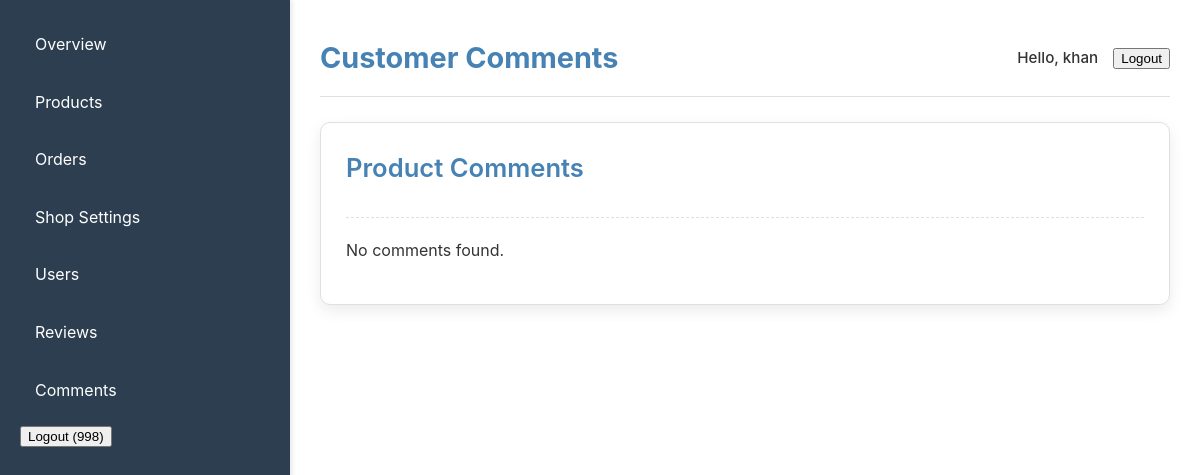
The app's page /dashboard/comments/ (signed in), older data.
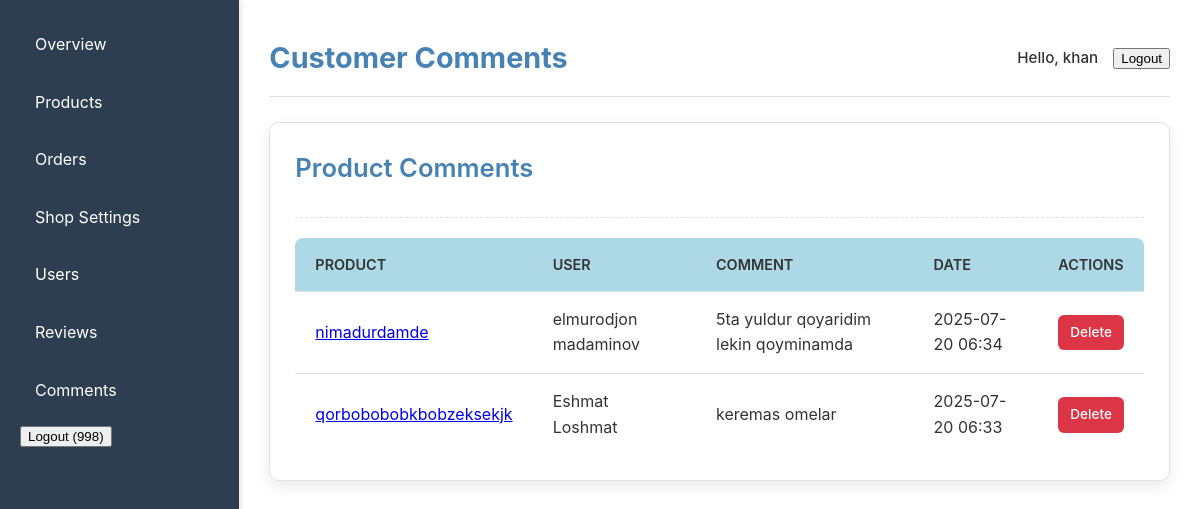
The same page, newer data.
### core/models.py (models this page shows, shortened)
class Comment(models.Model):
    product = models.ForeignKey(Product, on_delete=models.CASCADE, related_name='comments')
    user = models.ForeignKey(settings.AUTH_USER_MODEL, on_delete=models.CASCADE, related_name='comments')
    comment_text = models.TextField()
    created_at = models.DateTimeField(auto_now_add=True)
    class Meta:
        ordering = ['-created_at']
        verbose_name_plural = "Comments"

class Product(models.Model):
    shop = models.ForeignKey(
        Shop,
        on_delete=models.CASCADE,
        related_name='products',
        help_text="The shop selling this product"
    )
    name = models.CharField(max_length=255)
    slug = models.SlugField(unique=True, max_length=255, blank=True) # Make blank=True for auto-generation
    description = models.TextField(blank=True, null=True)
    price = models.DecimalField(max_digits=10, decimal_places=2)
    category = models.ForeignKey(
        Category,
        on_delete=models.SET_NULL,
        null=True,
        blank=True,
        related_name='products'
    )
    stock = models.IntegerField(default=0)
    available = models.BooleanField(default=True, help_text="Is the product currently available for purchase?")
    created_at = models.DateTimeField(auto_now_add=True)
    updated_at = models.DateTimeField(auto_now=True)
    class Meta:
        ordering = ['-created_at']

class CustomUser(AbstractUser):
    username = models.CharField(max_length=150, unique=False, blank=True, null=True) # Make username non-unique and nullable
    phone_number = models.CharField(max_length=20, unique=True, help_text="User's phone number, used for login.")
    address = models.TextField(blank=True, null=True)
    profile_picture = models.ImageField(upload_to='users/profile_pictures/', blank=True, null=True)
    is_seller = models.BooleanField(default=False, help_text="Designates whether this user can own a shop.")
    class RoleChoices(models.TextChoices):
        BUYER = 'buyer', 'Buyer'
        SELLER = 'seller', 'Seller'
        ADMIN = 'admin', 'Admin'
    role = models.CharField(
        max_length=10,
        choices=RoleChoices.choices,
        default=RoleChoices.BUYER,
        help_text="User's role in the system."
    )
    USERNAME_FIELD = 'phone_number' # This tells Django to use phone_number for login
    REQUIRED_FIELDS = ['first_name', 'last_name'] # Fields required when creating a user via createsuperuser command
    objects = CustomUserManager() # Assign our custom manager
    groups = models.ManyToManyField(
        'auth.Group',
        verbose_name=_('groups'),
        blank=True,
        help_text=_('The groups this user belongs to. A user will get all permissions granted to each of their groups.'),
        related_name="customuser_groups",
        related_query_name="customuser",
    )
    user_permissions = models.ManyToManyField(
        'auth.Permission',
        verbose_name=_('user permissions'),
        blank=True,
        help_text=_('Specific permissions for this user.'),
        related_name="customuser_user_permissions",
        related_query_name="customuser_permission",
    )
    class Meta(AbstractUser.Meta): # Inherit meta options from AbstractUser
        swappable = 'AUTH_USER_MODEL' # Important for custom user models
        verbose_name = _('user')
        verbose_name_plural = _('users')

### dashboard/views.py (the view)
# urls.py: path('comments/', views.comment_list, name='comment_list'),
@login_required
@user_passes_test(lambda u: u.is_seller or u.is_superuser)
def comment_list(request):
    if request.user.is_superuser:
        comments = Comment.objects.all().order_by('-created_at')
    elif request.user.is_seller and hasattr(request.user, 'shop_profile'):
        comments = Comment.objects.filter(product__shop=request.user.shop_profile).order_by('-created_at')
    else:
        comments = Comment.objects.none()
    context = {'comments': comments}
    return render(request, 'core/comment_list.html', context)

### core/templates/core/comment_list.html (shortened to what this page needs)
{% extends 'core/base_dashboard.html' %}
{% load static %}
{% block page_title %}Customer Comments{% endblock page_title %}
{% block content %}
    <div class="dashboard-card">
        <div class="card-header">
            <h2>Product Comments</h2>
        </div>
        <div class="card-body">
            {% if comments %}
            <table>
                <thead>
                    <tr>
                        <th>Product</th>
                        <th>User</th>
                        <th>Comment</th>
                        <th>Date</th>
                        <th>Actions</th>
                    </tr>
                </thead>
                <tbody>
                    {% for comment in comments %}
                    <tr>
                        <td><a href="{% url 'dashboard:product_edit' comment.product.slug %}">{{ comment.product.name }}</a></td>
                        <td>{{ comment.user.get_full_name|default:comment.user.phone_number }}</td>
                        <td>{{ comment.comment_text|truncatechars:150 }}</td>
                        <td>{{ comment.created_at|date:"Y-m-d H:i" }}</td>
                        <td>
                            <a href="#" class="btn btn-sm btn-danger">Delete</a>
                        </td>
                    </tr>
                    {% endfor %}
                </tbody>
            </table>
            {% else %}
            <p>No comments found.</p>
            {% endif %}
        </div>
    </div>
{% endblock content %}

Row changes from the older to the newer data that the page shows:
added Comment: product.name "nimadurdamde", user.get_full_name "elmurodjon madaminov", comment_text "5ta yuldur qoyaridim lekin qoyminamda", created_at "2025-07-20 06:34"
added Comment: product.name "qorbobobobkbobzeksekjk", user.get_full_name "Eshmat Loshmat", comment_text "keremas omelar", created_at "2025-07-20 06:33"
Text that changed along with them:
text no longer shown: "No comments found."
text now shown: "PRODUCT USER COMMENT DATE ACTIONS"
